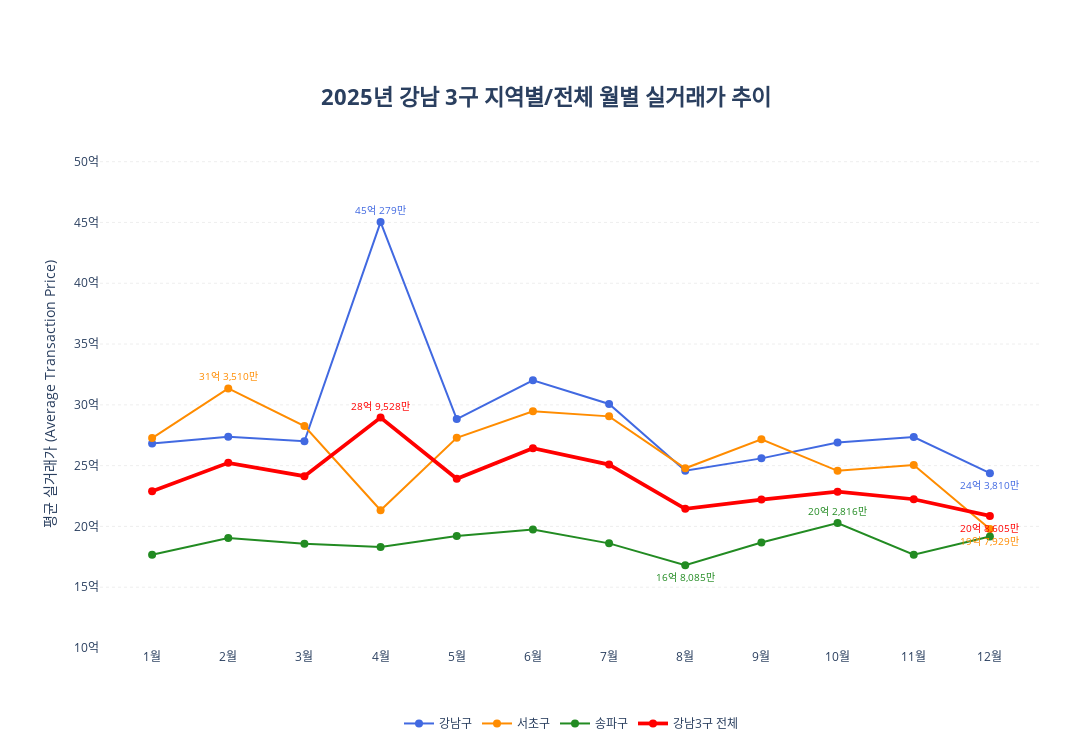

The cell this chart's notebook holds for it:
### Code cell
import pandas as pd
import plotly.graph_objects as go

# 1. 데이터 집계 (기존 로직 유지)
df_2025 = df[df['계약일'].dt.year == 2025].copy()
df_2025['월_숫자'] = df_2025['계약일'].dt.month
df_2025['월'] = df_2025['월_숫자'].astype(str) + "월"

monthly_gu = df_2025.groupby(['월_숫자', '월', '자치구명'])['물건금액'].mean().reset_index()
monthly_total = df_2025.groupby(['월_숫자', '월'])['물건금액'].mean().reset_index()
monthly_total['자치구명'] = '강남3구 전체'
trend_df = pd.concat([monthly_gu, monthly_total]).sort_values('월_숫자')

# [기능 분리] 1. 레이블용 상세 포맷 (억 + 만원)
def format_detailed_won(val):
    uk = int(val // 10000)
    man = int(val % 10000)
    if uk > 0:
        return f"{uk}억 {man:,.0f}만"
    else:
        return f"{man:,.0f}만"

# [기능 분리] 2. Y축 눈금용 포맷 (억 단위만)
def format_only_uk(val):
    return f"{int(val // 10000)}억"

# 2. 선 그래프 생성
fig = go.Figure()

colors = {'강남구': 'royalblue', '서초구': 'darkorange', '송파구': 'forestgreen', '강남3구 전체': 'red'}
widths = {'강남구': 2.0, '서초구': 2.0, '송파구': 2.0, '강남3구 전체': 3.75}

for name in ['강남구', '서초구', '송파구', '강남3구 전체']:
    target_data = trend_df[trend_df['자치구명'] == name]
    
    fig.add_trace(go.Scatter(
        x=target_data['월'],
        y=target_data['물건금액'],
        name=name,
        mode='lines+markers',
        line=dict(color=colors[name], width=widths[name]),
        marker=dict(size=8),
        hoverinfo='name+x+y'
    ))

    # 최고/최저점 데이터 레이블 (세밀하게 표시)
    max_row = target_data.loc[target_data['물건금액'].idxmax()]
    min_row = target_data.loc[target_data['물건금액'].idxmin()]

    for row, pos in [(max_row, 'top'), (min_row, 'bottom')]:
        fig.add_annotation(
            x=row['월'],
            y=row['물건금액'],
            text=format_detailed_won(row['물건금액']), # 상세 단위 사용
            showarrow=False,
            yshift=12 if pos == 'top' else -12,
            font=dict(color=colors[name], size=10)
        )

# 3. Y축 눈금 설정 (억 단위로 표시)
max_val = trend_df['물건금액'].max()
min_val = 100000 # 10억
tick_vals = [i for i in range(min_val, int(max_val) + 50000, 50000)]
tick_texts = [format_only_uk(v) for v in tick_vals] # 억 단위만 사용

# 4. 레이아웃 설정
fig.update_layout(
    title=dict(
        text='<b>2025년 강남 3구 지역별/전체 월별 실거래가 추이</b>',
        x=0.5, y=0.88, font=dict(size=22)
    ),
    template='plotly_white',
    width=1100, height=750,
    margin=dict(l=100, r=50, t=140, b=100),
    xaxis=dict(title=None, showgrid=False),
    yaxis=dict(
        title="평균 실거래가 (Average Transaction Price)",
        tickmode='array',
        tickvals=tick_vals,
        ticktext=tick_texts, # Y축은 깔끔하게 억 단위
        showgrid=True,
        gridcolor='rgba(200, 200, 200, 0.3)',
        gridwidth=1,
        griddash='dot',
        range=[min_val, max_val * 1.15]
    ),
    legend=dict(orientation="h", yanchor="top", y=-0.12, xanchor="center", x=0.5)
)

fig.show()

### Figure 1 — Plotly figure (JSON) as saved in the notebook; plotly's stock layout.template omitted (floating-point values rounded to 4 significant figures)
{"data": [{"hoverinfo": "name+x+y", "line": {"color": "royalblue", "width": 2}, "marker": {"size": 8}, "mode": "lines+markers", "name": "강남구", "type": "scatter", "x": ["1월", "2월", "3월", "4월", "5월", "6월", "7월", "8월", "9월", "10월", "11월", "12월"], "y": [268200.0, 273800.0, 270000.0, 450300.0, 288300.0, 320200.0, 300700.0, 245800.0, 256000.0, 269000.0, 273500.0, 243800.0]}, {"hoverinfo": "name+x+y", "line": {"color": "darkorange", "width": 2}, "marker": {"size": 8}, "mode": "lines+markers", "name": "서초구", "type": "scatter", "x": ["1월", "2월", "3월", "4월", "5월", "6월", "7월", "8월", "9월", "10월", "11월", "12월"], "y": [272700.0, 313500.0, 282500.0, 213300.0, 272900.0, 294700.0, 290500.0, 247800.0, 271700.0, 245700.0, 250400.0, 197900.0]}, {"hoverinfo": "name+x+y", "line": {"color": "forestgreen", "width": 2}, "marker": {"size": 8}, "mode": "lines+markers", "name": "송파구", "type": "scatter", "x": ["1월", "2월", "3월", "4월", "5월", "6월", "7월", "8월", "9월", "10월", "11월", "12월"], "y": [176700.0, 190400.0, 185700.0, 183000.0, 192100.0, 197500.0, 186100.0, 168100.0, 186800.0, 202800.0, 176700.0, 191700.0]}, {"hoverinfo": "name+x+y", "line": {"color": "red", "width": 3.75}, "marker": {"size": 8}, "mode": "lines+markers", "name": "강남3구 전체", "type": "scatter", "x": ["1월", "2월", "3월", "4월", "5월", "6월", "7월", "8월", "9월", "10월", "11월", "12월"], "y": [228900.0, 252300.0, 241300.0, 289500.0, 239200.0, 264300.0, 250900.0, 214500.0, 222100.0, 228600.0, 222400.0, 208600.0]}], "layout": {"annotations": [{"font": {"color": "royalblue", "size": 10}, "showarrow": false, "text": "45억 279만", "x": "4월", "y": 450300.0, "yshift": 12}, {"font": {"color": "royalblue", "size": 10}, "showarrow": false, "text": "24억 3,810만", "x": "12월", "y": 243800.0, "yshift": -12}, {"font": {"color": "darkorange", "size": 10}, "showarrow": false, "text": "31억 3,510만", "x": "2월", "y": 313500.0, "yshift": 12}, {"font": {"color": "darkorange", "size": 10}, "showarrow": false, "text": "19억 7,929만", "x": "12월", "y": 197900.0, "yshift": -12}, {"font": {"color": "forestgreen", "size": 10}, "showarrow": false, "text": "20억 2,816만", "x": "10월", "y": 202800.0, "yshift": 12}, {"font": {"color": "forestgreen", "size": 10}, "showarrow": false, "text": "16억 8,085만", "x": "8월", "y": 168100.0, "yshift": -12}, {"font": {"color": "red", "size": 10}, "showarrow": false, "text": "28억 9,528만", "x": "4월", "y": 289500.0, "yshift": 12}, {"font": {"color": "red", "size": 10}, "showarrow": false, "text": "20억 8,605만", "x": "12월", "y": 208600.0, "yshift": -12}], "height": 750, "legend": {"orientation": "h", "x": 0.5, "xanchor": "center", "y": -0.12, "yanchor": "top"}, "margin": {"b": 100, "l": 100, "r": 50, "t": 140}, "title": {"font": {"size": 22}, "text": "<b>2025년 강남 3구 지역별/전체 월별 실거래가 추이</b>", "x": 0.5, "y": 0.88}, "width": 1100, "xaxis": {"showgrid": false, "title": {}}, "yaxis": {"gridcolor": "rgba(200, 200, 200, 0.3)", "griddash": "dot", "gridwidth": 1, "range": [100000, 517800.0], "showgrid": true, "tickmode": "array", "ticktext": ["10억", "15억", "20억", "25억", "30억", "35억", "40억", "45억", "50억"], "tickvals": [100000, 150000, 200000, 250000, 300000, 350000, 400000, 450000, 500000], "title": {"text": "평균 실거래가 (Average Transaction Price)"}}}}
